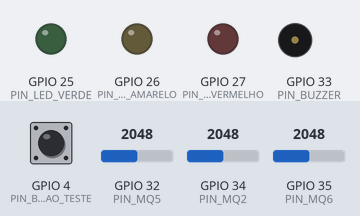
The sketch below on a simulated ESP32. Parts: output pins drawn as LEDs (lit = HIGH), buzzer (waves = sounding, pin HIGH). Inputs (shaded band) come from the test bench; at power-on: GPIO 4 (PIN_BOTAO_TESTE) HIGH, GPIO 32 (PIN_MQ5) = 2048, GPIO 34 (PIN_MQ2) = 2048, GPIO 35 (PIN_MQ6) = 2048. WiFi joins after 1.5 s; servers stay silent unless stated; uploads are accepted with an empty reply; what the sketch prints to the serial monitor is not drawn.

Above: at 1.3 s.
At 2.7 s:
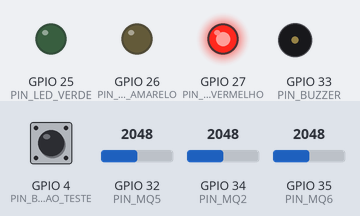
2.8 s: GPIO 4 (PIN_BOTAO_TESTE) pulled LOW for 0.15 s
At 4.6 s:
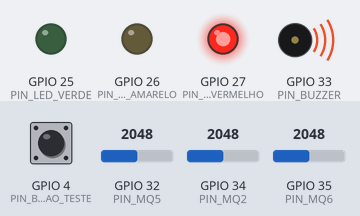
Timing chart, 0 to 11.8 s (numbered marks = the images above; inputs shaded):
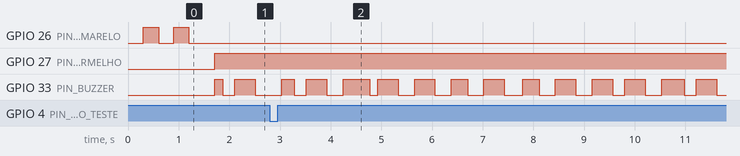

The sketch:

SafeHome_ESP32.ino
```cpp
#include <WiFi.h>
#include <HTTPClient.h>

// ===================== CONFIGURAÇÃO: preencha antes de gravar =====================
const char* WIFI_SSID = "SEU_WIFI";
const char* WIFI_PASS = "SUA_SENHA";

// Endereço BASE do servidor (sem /api/gas no fim). Ex.: "http://192.168.0.10:3000"
// Em produção: "http://IP_PUBLICO:3000" (ver AWS_PASSO_A_PASSO.md).
const char* SERVER_BASE = "http://SEU_SERVIDOR:3000";

// Identificador deste sensor. Use um por placa: "esp32-1", "cozinha", "garagem"...
const char* DEVICE_ID = "esp32-1";

// Token do dispositivo. Deixe "" para não usar. Se o servidor tiver DEVICE_TOKEN,
// coloque aqui o mesmo valor; ele vai no cabeçalho X-Device-Token.
const char* DEVICE_TOKEN = "";

// ===================== Pinos =====================
// Entradas analógicas (use ADC1: 32..39, que funcionam com o Wi-Fi ligado)
const int PIN_MQ2 = 34; // fumaça
const int PIN_MQ5 = 32; // gás natural
const int PIN_MQ6 = 35; // GLP

const int PIN_LED_VERDE    = 25; // Normal
const int PIN_LED_AMARELO  = 26; // Atenção / sem Wi-Fi / sem servidor
const int PIN_LED_VERMELHO = 27; // Crítico

const int PIN_BUZZER = 33;       // sirene local (buzzer ativo: HIGH liga)
const int PIN_BOTAO_TESTE = 4;   // botão de teste (ligar ao GND; usa pull-up interno)

// ===================== Limites (provisórios: calibrar em ar limpo) =====================
int LIMIAR_FUMACA  = 1500;
int LIMIAR_GAS_NAT = 1500;
int LIMIAR_GAS_BUT = 1500;
const float FRACAO_ATENCAO = 0.8;

const unsigned long INTERVALO_ENVIO_MS     = 3000;
const unsigned long INTERVALO_RECONEXAO_MS = 10000;
const unsigned long DURACAO_TESTE_MS       = 4000;  // duração do teste local pelo botão

bool falhaServidor = false;
unsigned long ultimoEnvio = 0;
unsigned long ultimaTentativaWifi = 0;

// Estado do botão / teste local
bool botaoAnterior = HIGH;
unsigned long testeLocalAte = 0;

void setLeds(bool verde, bool amarelo, bool vermelho) {
  digitalWrite(PIN_LED_VERDE, verde ? HIGH : LOW);
  digitalWrite(PIN_LED_AMARELO, amarelo ? HIGH : LOW);
  digitalWrite(PIN_LED_VERMELHO, vermelho ? HIGH : LOW);
}

// Sirene intermitente baseada no tempo (não trava o loop).
void atualizarBuzzer(bool ligado) {
  if (!ligado) { digitalWrite(PIN_BUZZER, LOW); return; }
  bool fase = (millis() % 700) < 400; // ~400ms ligado, ~300ms desligado
  digitalWrite(PIN_BUZZER, fase ? HIGH : LOW);
}

String urlGas() { return String(SERVER_BASE) + "/api/gas"; }
String urlSelftest() { return String(SERVER_BASE) + "/api/v1/selftest"; }

bool enviarLeitura(int fumaca, int gasNat, int gasBut) {
  if (WiFi.status() != WL_CONNECTED) return false;

  HTTPClient http;
  http.setTimeout(3000);
  http.begin(urlGas());
  http.addHeader("Content-Type", "application/json");
  if (strlen(DEVICE_TOKEN) > 0) http.addHeader("X-Device-Token", DEVICE_TOKEN);

  String payload = String("{\"fumaca\":") + fumaca +
                   ",\"gas_nat\":" + gasNat +
                   ",\"gas_but\":" + gasBut +
                   ",\"device_id\":\"" + DEVICE_ID + "\"}";

  int httpCode = http.POST(payload);
  String resposta = (httpCode > 0) ? http.getString() : "";
  resposta.trim();
  http.end();

  Serial.printf("POST /api/gas -> %d | %s | %s\n", httpCode, resposta.c_str(), payload.c_str());
  resposta.toLowerCase();
  return (httpCode >= 200 && httpCode < 300) && (resposta.indexOf("lido") != -1);
}

// Avisa o servidor que um autoteste começou (faz o app acender também).
void avisarAutoteste() {
  if (WiFi.status() != WL_CONNECTED) return;
  HTTPClient http;
  http.setTimeout(3000);
  http.begin(urlSelftest());
  http.addHeader("Content-Type", "application/json");
  int c = http.POST(String("{\"device_id\":\"") + DEVICE_ID + "\"}");
  Serial.printf("POST /api/v1/selftest -> %d\n", c);
  http.end();
}

void conectarWifi() {
  WiFi.mode(WIFI_STA);
  WiFi.setAutoReconnect(true);
  WiFi.begin(WIFI_SSID, WIFI_PASS);
  Serial.print("Conectando ao Wi-Fi");
  unsigned long inicio = millis();
  while (WiFi.status() != WL_CONNECTED && millis() - inicio < 15000) {
    setLeds(false, (millis() / 300) % 2, false); // pisca amarelo enquanto conecta
    delay(300);
    Serial.print(".");
  }
  Serial.println();
  if (WiFi.status() == WL_CONNECTED) {
    Serial.print("Wi-Fi OK. IP: ");
    Serial.println(WiFi.localIP());
  } else {
    Serial.println("Sem Wi-Fi. O alarme local continua funcionando.");
  }
}

void setup() {
  Serial.begin(115200);
  pinMode(PIN_LED_VERDE, OUTPUT);
  pinMode(PIN_LED_AMARELO, OUTPUT);
  pinMode(PIN_LED_VERMELHO, OUTPUT);
  pinMode(PIN_BUZZER, OUTPUT);
  pinMode(PIN_BOTAO_TESTE, INPUT_PULLUP);
  digitalWrite(PIN_BUZZER, LOW);
  setLeds(false, true, false);
  conectarWifi();
}

void loop() {
  unsigned long agora = millis();

  // ---- Botão de teste (borda de descida) ----
  bool botao = digitalRead(PIN_BOTAO_TESTE);
  if (botaoAnterior == HIGH && botao == LOW) {
    testeLocalAte = agora + DURACAO_TESTE_MS;
    Serial.println("Botão de teste: sirene + LEDs");
    avisarAutoteste();
  }
  botaoAnterior = botao;
  bool emTesteLocal = agora < testeLocalAte;

  // ---- Leitura dos sensores ----
  int fumaca = analogRead(PIN_MQ2);
  int gasNat = analogRead(PIN_MQ5);
  int gasBut = analogRead(PIN_MQ6);

  bool critico = (fumaca >= LIMIAR_FUMACA) || (gasNat >= LIMIAR_GAS_NAT) || (gasBut >= LIMIAR_GAS_BUT);
  bool atencao = (fumaca >= LIMIAR_FUMACA * FRACAO_ATENCAO) ||
                 (gasNat >= LIMIAR_GAS_NAT * FRACAO_ATENCAO) ||
                 (gasBut >= LIMIAR_GAS_BUT * FRACAO_ATENCAO);

  // ---- Rede: reconecta ou envia ----
  bool wifiConectado = (WiFi.status() == WL_CONNECTED);
  if (!wifiConectado) {
    falhaServidor = true;
    if (agora - ultimaTentativaWifi >= INTERVALO_RECONEXAO_MS) {
      ultimaTentativaWifi = agora;
      Serial.println("Sem Wi-Fi. Reconectando...");
      WiFi.reconnect();
    }
  } else if (ultimoEnvio == 0 || agora - ultimoEnvio >= INTERVALO_ENVIO_MS) {
    ultimoEnvio = agora;
    falhaServidor = !enviarLeitura(fumaca, gasNat, gasBut);
  }

  // ---- Alarme LOCAL (independe de rede/app) ----
  bool alarme = critico || emTesteLocal;
  atualizarBuzzer(alarme);
  if (alarme) {
    setLeds(false, false, true);
  } else if (atencao || falhaServidor) {
    setLeds(false, true, false);
  } else {
    setLeds(true, false, false);
  }

  delay(80);
}
```
